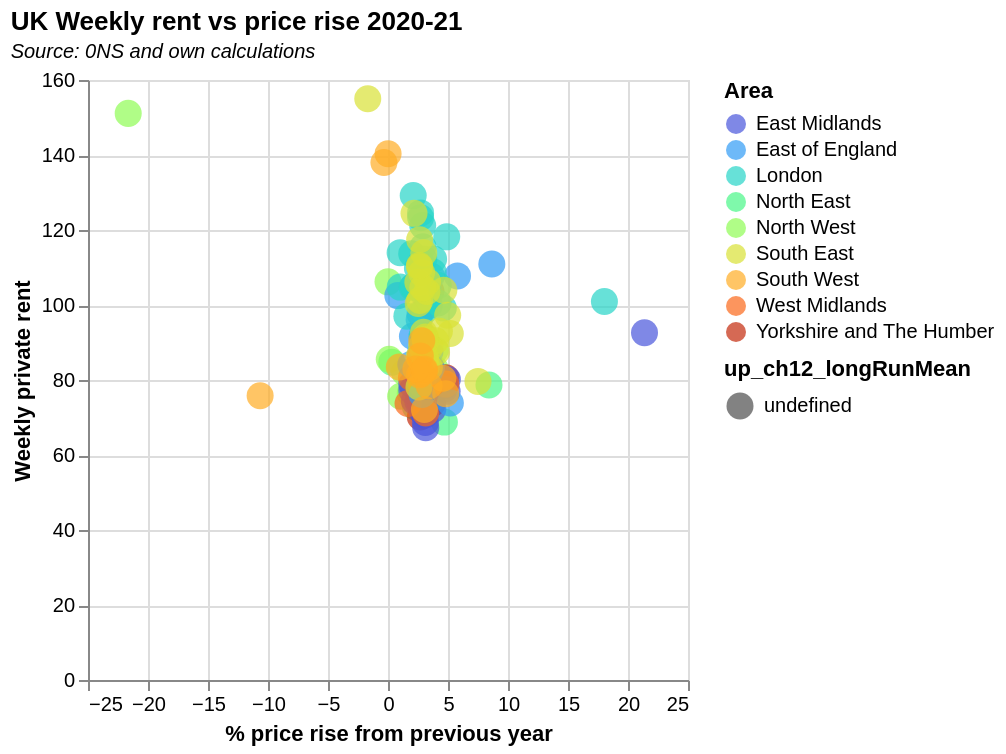

Source (Vega-Lite JSON):
### Vega-Lite specification from a JSON file in a GitHub repository (floating-point values rounded to 4 significant figures; data arrays with more than 128 entries replaced by an {"elided": "..."} marker saying what was removed)
{"$schema": "https://vega.github.io/schema/vega-lite/v5.json", "description": "UK Weekly rent vs price rise", "title": {"text": "UK Weekly rent vs price rise 2020-21", "subtitle": ["Source: 0NS and own calculations"], "subtitleFontStyle": "italic", "subtitleFontSize": 10, "anchor": "start", "color": "black"}, "data": {"values": {"elided": "179 records"}}, "height": 300, "width": 300, "mark": "circle", "encoding": {"x": {"field": "Price rise ", "type": "quantitative", "title": "% price rise from previous year"}, "y": {"field": "2020-21", "type": "quantitative", "title": "Weekly private rent"}, "color": {"field": "Area", "type": "ordinal", "scale": {"scheme": "turbo"}}, "opacity": {"value": 0.7}, "size": {"field": "up_ch12_longRunMean", "type": "nominal"}, "tooltip": [{"field": "Area", "type": "ordinal", "title": "Area"}, {"field": "Lower and Single Tier Authority Data", "type": "ordinal", "title": "Local area"}, {"field": "2020-21", "type": "quantitative", "title": " Weekly private rent"}, {"field": "Price rise ", "type": "quantitative", "title": "% price rise from previous year"}]}, "config": {}}
